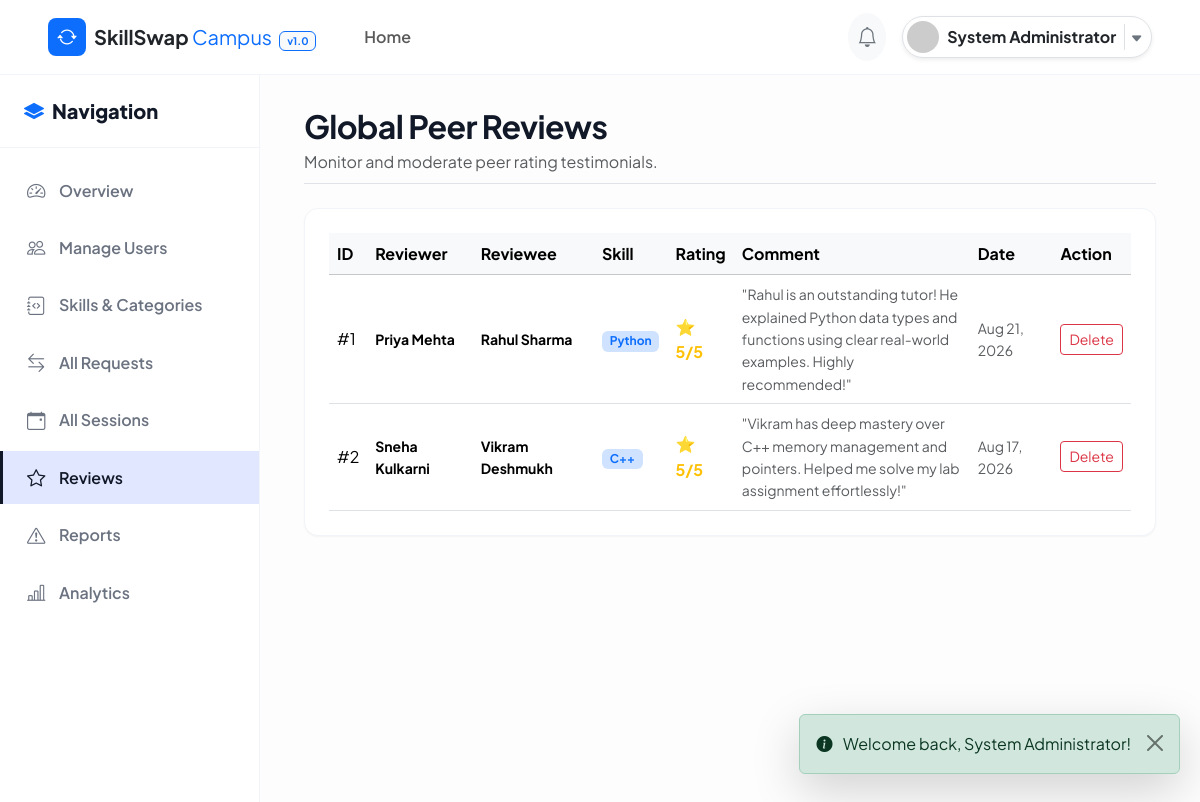
Screenshot of /admin/reviews.php (signed in) with the database file from the repository.
### tables this page shows
CREATE TABLE `reviews` (
  `review_id` INT AUTO_INCREMENT PRIMARY KEY,
  `session_id` INT NOT NULL,
  `reviewer_id` INT NOT NULL,
  `reviewee_id` INT NOT NULL,
  `rating` INT NOT NULL,
  `comment` TEXT NOT NULL,
  `created_at` TIMESTAMP DEFAULT CURRENT_TIMESTAMP,
  FOREIGN KEY (`session_id`) REFERENCES `sessions` (`session_id`) ON DELETE CASCADE,
  FOREIGN KEY (`reviewer_id`) REFERENCES `users` (`user_id`) ON DELETE CASCADE,
  FOREIGN KEY (`reviewee_id`) REFERENCES `users` (`user_id`) ON DELETE CASCADE,
  CONSTRAINT `chk_rating_range` CHECK (`rating` >= 1 AND `rating` <= 5),
  UNIQUE KEY `uk_session_reviewer` (`session_id`, `reviewer_id`)
);

CREATE TABLE `users` (
  `user_id` INT AUTO_INCREMENT PRIMARY KEY,
  `name` VARCHAR(100) NOT NULL,
  `email` VARCHAR(100) NOT NULL UNIQUE,
  `password` VARCHAR(255) NOT NULL,
  `college_id` VARCHAR(50) NOT NULL UNIQUE,
  `department` VARCHAR(100) NOT NULL,
  `year` ENUM('1st Year', '2nd Year', '3rd Year', '4th Year', 'Postgraduate') NOT NULL DEFAULT '1st Year',
  `bio` TEXT DEFAULT NULL,
  `profile_image` VARCHAR(255) DEFAULT 'default-avatar.png',
  `role` ENUM('student', 'admin') NOT NULL DEFAULT 'student',
  `status` ENUM('active', 'inactive', 'suspended') NOT NULL DEFAULT 'active',
  `reputation_score` DECIMAL(5,2) NOT NULL DEFAULT 50.00,
  `created_at` TIMESTAMP DEFAULT CURRENT_TIMESTAMP,
  `updated_at` TIMESTAMP DEFAULT CURRENT_TIMESTAMP ON UPDATE CURRENT_TIMESTAMP,
  CONSTRAINT `chk_reputation_range` CHECK (`reputation_score` >= 0 AND `reputation_score` <= 100)
);

CREATE TABLE `skills` (
  `skill_id` INT AUTO_INCREMENT PRIMARY KEY,
  `skill_name` VARCHAR(100) NOT NULL UNIQUE,
  `category` VARCHAR(50) NOT NULL,
  `description` TEXT DEFAULT NULL,
  `created_at` TIMESTAMP DEFAULT CURRENT_TIMESTAMP
);

### admin/reviews.php (the view, shortened to what this page needs)
<?php
$pdo = Database::getConnection();
$stmt = $pdo->query("
    SELECT r.*,
           rvr.name AS reviewer_name, rve.name AS reviewee_name, rve.user_id AS reviewee_id,
           sk.skill_name
    FROM reviews r
    JOIN users rvr ON r.reviewer_id = rvr.user_id
    JOIN users rve ON r.reviewee_id = rve.user_id
    JOIN sessions s ON r.session_id = s.session_id
    JOIN skills sk ON s.skill_id = sk.skill_id
    ORDER BY r.created_at DESC
");
$reviews = $stmt->fetchAll(PDO::FETCH_ASSOC);
require_once __DIR__ . '/../includes/header.php';
require_once __DIR__ . '/../includes/navbar.php';
?>
<div class="dashboard-wrapper">
  <?php require_once __DIR__ . '/../includes/sidebar.php'; ?>
  <main class="main-content">
    <div class="container-fluid">
      <div class="d-flex flex-column flex-md-row justify-content-between align-items-md-center mb-4 pb-2 border-bottom">
        <div>
          <h2 class="fw-bold mb-1">Global Peer Reviews</h2>
          <p class="text-muted mb-0">Monitor and moderate peer rating testimonials.</p>
        </div>
      </div>
      <div class="card-custom p-4">
        <div class="table-responsive">
          <table class="table table-hover align-middle mb-0">
            <thead class="table-light">
              <tr>
                <th>ID</th>
                <th>Reviewer</th>
                <th>Reviewee</th>
                <th>Skill</th>
                <th>Rating</th>
                <th>Comment</th>
                <th>Date</th>
                <th>Action</th>
              </tr>
            </thead>
            <tbody>
              <?php foreach ($reviews as $rev): ?>
              <tr>
                <td>#<?= $rev['review_id'] ?></td>
                <td class="small fw-bold"><?= htmlspecialchars($rev['reviewer_name']) ?></td>
                <td class="small fw-bold"><?= htmlspecialchars($rev['reviewee_name']) ?></td>
                <td><span class="badge bg-primary-subtle text-primary"><?= htmlspecialchars($rev['skill_name']) ?></span></td>
                <td><span class="text-warning fw-bold">⭐ <?= $rev['rating'] ?>/5</span></td>
                <td class="small text-muted" style="max-width:300px;">"<?= htmlspecialchars($rev['comment']) ?>"</td>
                <td class="small text-muted"><?= date('M d, Y', strtotime($rev['created_at'])) ?></td>
                <td>
                  <a href="reviews.php?delete=<?= $rev['review_id'] ?>" class="btn btn-sm btn-outline-danger" onclick="return confirm('Delete this review?');">Delete</a>
                </td>
              </tr>
              <?php endforeach; ?>
            </tbody>
          </table>
        </div>
      </div>
    </div>
  </main>
</div>
<?php require_once __DIR__ . '/../includes/footer.php'; ?>

### assets/css/style.css (style rules this page uses)
:root { --primary: #111827; --primary-hover: #000000; --primary-light: #f3f4f6; --secondary: #4f46e5; --accent: #6366f1; --dark-bg: #030712; --dark-card: #111827; --light-bg: #fdfdfd; --surface: #ffffff; --border-color: #f1f5f9; --text-main: #111827; --text-muted: #6b7280; --text-light: #9ca3af; --success: #059669; --warning: #d97706; --danger: #dc2626; --radius-sm: 6px; --radius-md: 10px; --radius-lg: 14px; --radius-full: 9999px; --shadow-sm: 0 1px 2px rgba(0, 0, 0, 0.04); --shadow-md: 0 4px 6px -1px rgba(0, 0, 0, 0.05); --shadow-lg: 0 10px 15px -3px rgba(0, 0, 0, 0.05); --transition-fast: all 0.2s cubic-bezier(0.4, 0, 0.2, 1); --transition-normal: all 0.3s cubic-bezier(0.4, 0, 0.2, 1); }
body { font-family: 'Plus Jakarta Sans', -apple-system, BlinkMacSystemFont, "Segoe UI", Roboto, sans-serif; background-color: var(--light-bg); color: var(--text-main); min-height: 100vh; margin: 0; line-height: 1.6; }
h1, h2, h3, h4, h5, h6 { font-weight: 700; color: var(--text-main); letter-spacing: -0.02em; }
a { color: var(--primary); text-decoration: none; transition: var(--transition-fast); }
.card-custom { background: var(--surface); border: 1px solid var(--border-color); border-radius: var(--radius-lg); box-shadow: var(--shadow-sm); transition: var(--transition-normal); overflow: hidden; }

### assets/css/dashboard.css (style rules this page uses)
.dashboard-wrapper { display: flex; min-height: calc(100vh - 65px); position: relative; }
.main-content { flex-grow: 1; padding: 2rem; background-color: var(--light-bg); overflow-x: hidden; }

### rows the page displays
reviews: review_id "1", reviewer.name "Priya Mehta", reviewee.name "Rahul Sharma", skills.skill_name "Python", rating "5", comment "Rahul is an outstanding tutor! He explained Python data types and functions using clear real-world examples. Highly recommended!", created_at "Aug 21, 2026"
reviews: review_id "2", reviewer.name "Sneha Kulkarni", reviewee.name "Vikram Deshmukh", skills.skill_name "C++", rating "5", comment "Vikram has deep mastery over C++ memory management and pointers. Helped me solve my lab assignment effortlessly!", created_at "Aug 17, 2026"

### other values shown
$userName "System Administrator"
$flash['message'] "Welcome back, System Administrator!"
